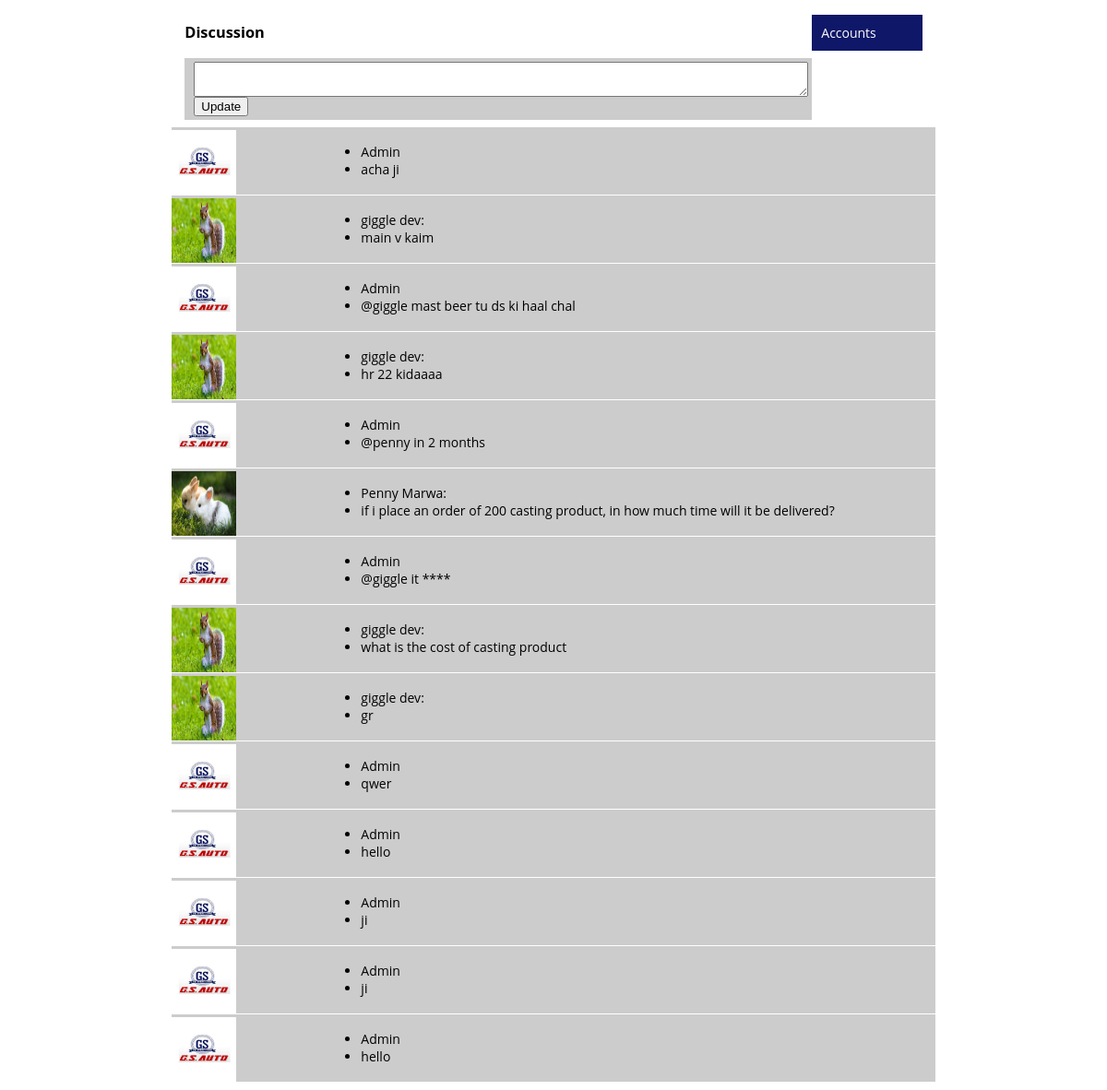
Page /admin/discussion.php on the committed database.
### tables this page shows
CREATE TABLE `messages` (
  `msg_id` int(100) NOT NULL auto_increment,
  `user_id` varchar(100) NOT NULL,
  `msg` varchar(100) NOT NULL,
  PRIMARY KEY  (`msg_id`)
);

CREATE TABLE `user` (
  `u_id` int(100) NOT NULL auto_increment,
  `fname` varchar(100) NOT NULL,
  `lname` varchar(100) NOT NULL,
  `img` varchar(20000) NOT NULL,
  `address` varchar(100) NOT NULL,
  `email` varchar(100) NOT NULL,
  `phone` varchar(100) NOT NULL,
  `password` varchar(100) NOT NULL,
  PRIMARY KEY  (`u_id`)
);

### admin/discussion.php (the view, shortened to what this page needs)
<!DOCTYPE html PUBLIC "-//W3C//DTD XHTML 1.0 Transitional//EN" "http://www.w3.org/TR/xhtml1/DTD/xhtml1-transitional.dtd">
<html xmlns="http://www.w3.org/1999/xhtml"><head>
</head>
<body>
<div align="center">
<table cellpadding="0" cellspacing="0" width="700px">
<tr>
<td>
<div align="left">
<form  method="post" name="form" action="a_demo_insert.php">
<table cellpadding="0" cellspacing="0" width="690px">
<tr><td align="left"><div align="left"><h3>Discussion</h3></div></td>
<td>
 <?php echo " <button type='button' class='button'><a href='admin_index.php?a=accounts'>Accounts</a></button>"; ?>
 </td>
</tr>
<tr>
<td style="padding:4px; padding-left:10px;" class="comment_box">
<textarea cols="30" rows="2" style="width:660px; font-size:14px; font-weight:bold" name="content" id="content" maxlength="145" ></textarea><br />
<input type="submit"  value="Update"  id="v" name="submit" class="comment_button"/>
</td>
</tr>
</table>
</form>
</div>
<div style="height:7px"></div>
</td>
</tr>
</table>
<?php
$sql_in= mysql_query("SELECT * FROM messages order by msg_id desc");
echo "
<table cellpadding='0' cellspacing='0' width='70%'>";
while($r=mysql_fetch_array($sql_in))
{
	$str=mysql_query("select * from user where email='$r[user_id]'");
	if(mysql_num_rows($str))
	{
	$s=mysql_fetch_array($str);
	$path='../dp/'.$s[img];
	echo "
<tr class='comment' valign='top'>
<td class='comment_box' align='left'  ><img src='$path' width='70' height='70'></td>
<td class='comment_box' align='left' style='width:80%'>
<ul>
<li>$s[fname]&nbsp;$s[lname]:</li>
<li>$r[msg]</li>
</ul>
</td>
</tr>";
	}
	else
	{
		$res=mysql_fetch_array(mysql_query("select * from admin where user_name='$r[user_id]'"));
	$path1='admin-dp/'.$res[img];
	echo "
<tr class='comment' valign='top'>
<td class='comment_box' align='left'  ><img src='$path1' width='70' height='70'></td>
<td class='comment_box' align='left' style='width:80%'>
<ul>
<li>$res[user_name]</li>
<li>$r[msg]</li>
</ul>
</td>
</tr>";
	}
}
echo "
</table>
";
?>
</div>
</body>
</html>

### admin/discussion.php (style rules this page uses)
body { font-family: 'Open Sans', sans-serif; font-size:14px; }
.comment_box { background-color:#CCC; border-bottom:#ffffff solid 1px; padding-top:3px }
a { text-decoration:none; }
.button { border:none; cursor:pointer; color: #FFF; background:#0F1768; padding: 10px 50px 10px 10px; font-family: 'Open Sans', sans-serif; font-size:1em; display: block; -moz-transition: background 0.3s ease-out; -o-transition: background 0.3s ease-out; -webkit-transition: background 0.3s ease-out; transition: all 0.3s ease-out; }
.button a { text-decoration:none; color:#FFF; }

### rows in the picture
messages: admin.img (picture), admin.user_name "Admin", msg "acha ji"
messages: user.img (picture), user.fname "giggle", user.lname "dev", msg "main v kaim"
messages: admin.img (picture), admin.user_name "Admin", msg "@giggle mast beer tu ds ki haal chal"
messages: user.img (picture), user.fname "giggle", user.lname "dev", msg "hr 22 kidaaaa"
messages: admin.img (picture), admin.user_name "Admin", msg "@penny in 2 months"
messages: user.img (picture), user.fname "Penny", user.lname "Marwa", msg "if i place an order of 200 casting product, in how much time will it be delivered?"
messages: admin.img (picture), admin.user_name "Admin", msg "@giggle it ****"
messages: user.img (picture), user.fname "giggle", user.lname "dev", msg "what is the cost of casting product"
messages: user.img (picture), user.fname "giggle", user.lname "dev", msg "gr"
messages: admin.img (picture), admin.user_name "Admin", msg "qwer"
messages: admin.img (picture), admin.user_name "Admin", msg "hello"
messages: admin.img (picture), admin.user_name "Admin", msg "ji"
messages: admin.img (picture), admin.user_name "Admin", msg "ji"
messages: admin.img (picture), admin.user_name "Admin", msg "hello"
